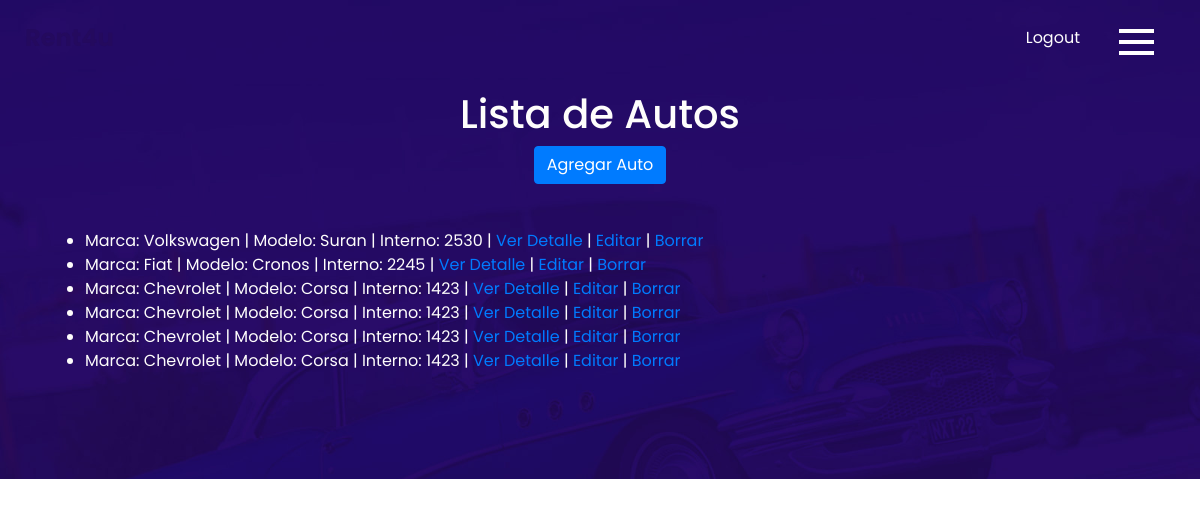
The page /autos_vbc/ (signed in) on the database as committed earlier.
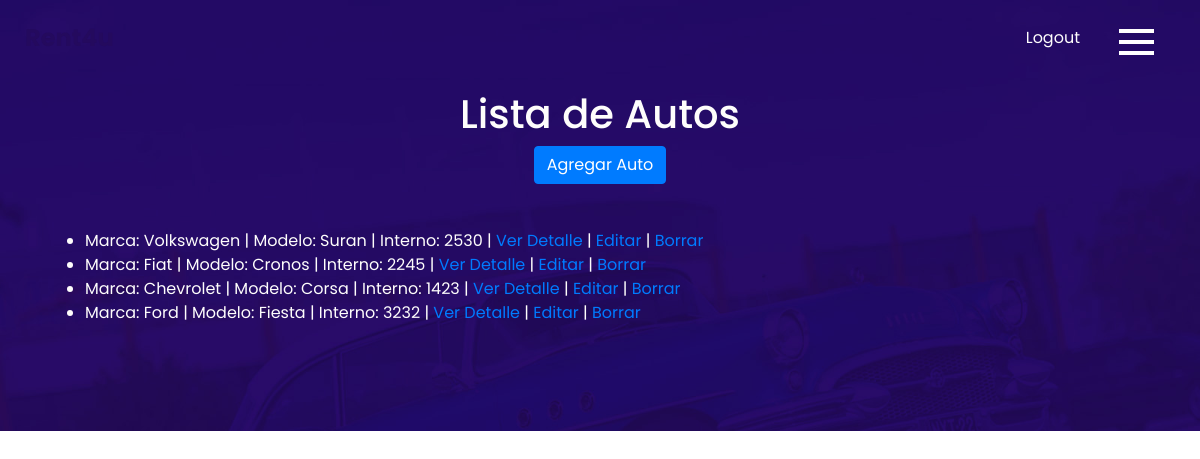
The same page on the database as committed later.
### app/models.py (models this page shows, shortened)
class Autos(models.Model):
    marca = models.CharField(max_length=25)
    modelo = models.CharField(max_length=25)
    interno = models.IntegerField(unique=True)
    precio = models.FloatField()

### app/views.py (the view)
# urls.py: path('autos_vbc/', views.AutosListView.as_view(), name= "ListaAutos"),
class AutosListView(LoginRequiredMixin, ListView):
    model = Autos
    context_object_name = "ListaAutos"
    template_name = "app/autos_vbc.html"

### app/templates/app/autos_vbc.html (shortened to what this page needs)
{%load static%}
{%block main%}
<html>
<head>
  <link rel="stylesheet" type="text/css" href="https://cdnjs.cloudflare.com/ajax/libs/OwlCarousel2/2.3.4/assets/owl.carousel.min.css" />
  <link rel="stylesheet" type="text/css" href="{% static 'app/css/bootstrap.css'%}" />
  <link href="{% static 'app/css/style.css'%}" rel="stylesheet" />
  <link href="{% static 'app/css/responsive.css'%}" rel="stylesheet" />
</head>
<body>
  <div class="hero_area">
    <header class="header_section">
      <div class="container-fluid">
        <nav class="navbar navbar-expand-lg custom_nav-container">
          <a class="navbar-brand" href="{% url 'Inicio' %}">
            <span>Rent4u</span>
          </a>
           <div class="navbar-collapse">
            <div class="user_option">
              {% if request.user.is_authenticated %}
                <a href="{% url 'Logout' %}" aria-label="Logout">Logout</a>
              {%else%}
                <a href="{% url 'Login' %}" aria-label="Iniciar sesión">Login</a>
              {%endif%}
            </div>
            <div class="custom_menu-btn">
              <button onclick="openNav()" aria-expanded="false" aria-label="Abrir menú" aria-controls="myNav">
                <span class="s-1"></span>
                <span class="s-2"></span>
                <span class="s-3"></span>
              </button>
            </div>
          </div>
        </nav>
      </div>
    </header>
  <section class="contact_section layout_padding">
    <div class="container">
        <div class="heading_container">
            <h1>Lista de Autos</h1>
            <a href="{% url 'CrearAutos' %}" class="btn btn-primary">Agregar Auto</a>
        </div>
        <div>
            {% if ListaAutos %}
                <ul>
                    {% for auto in ListaAutos %}
                        <li>
                            Marca: {{ auto.marca }} | Modelo: {{ auto.modelo }} | Interno: {{ auto.interno }} |
                            <a href="{% url 'DetalleAutos' auto.pk %}">Ver Detalle</a> |
                            <a href="{% url 'EditarAutos' auto.pk %}">Editar</a> |
                            <a href="{% url 'BorrarAutos' auto.pk %}">Borrar</a>
                        </li>
                    {% endfor %}
                </ul>
            {% else %}
                <p>No se encontraron autos.</p>
            {% endif %}
        </div>
    </div>
</section>
</body>
{% endblock main%}

Rows that differ between the two databases and show on the page:
removed Autos: marca "Chevrolet", modelo "Corsa", interno "1423"
removed Autos: marca "Chevrolet", modelo "Corsa", interno "1423"
removed Autos: marca "Chevrolet", modelo "Corsa", interno "1423"
added Autos: marca "Ford", modelo "Fiesta", interno "3232"
